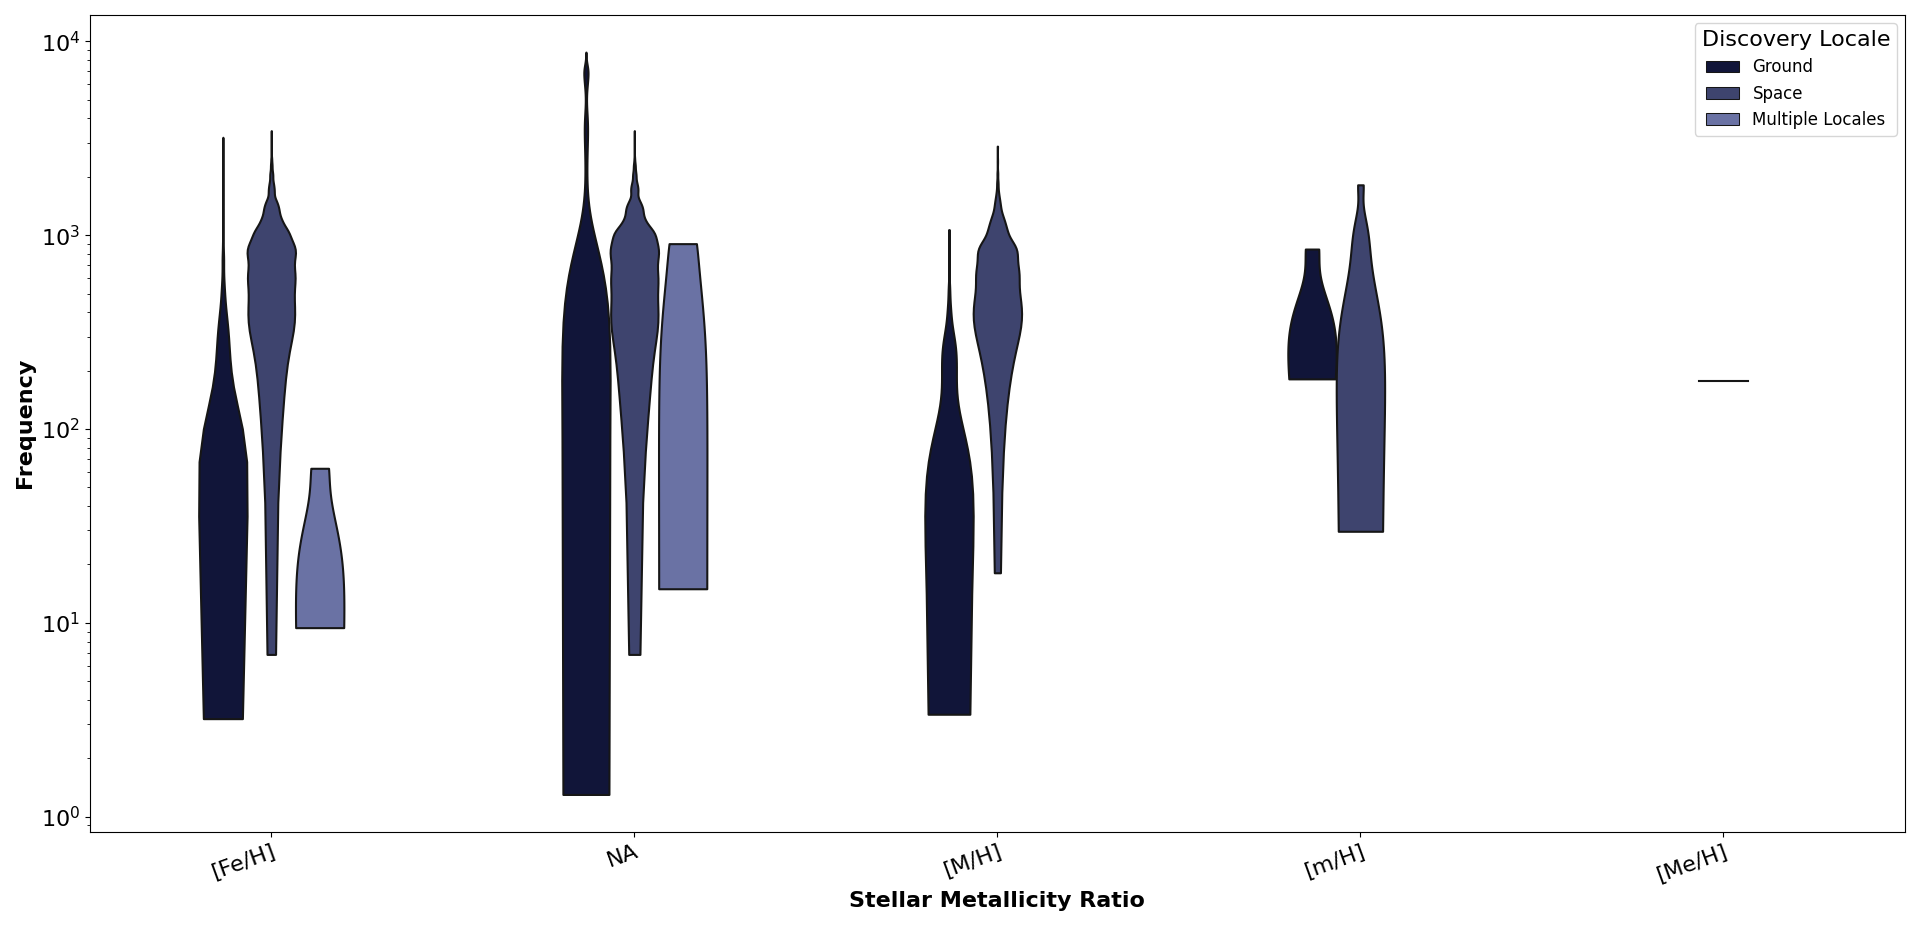

This figure's Python source:

# Paths:
path_data = "data/"

# Packages:
import numpy as np
import pandas as pd
import seaborn as sns
import matplotlib.pyplot as plt
from matplotlib.colors import LinearSegmentedColormap
from matplotlib.collections import PolyCollection

# Display options:
pd.set_option("display.width", 1200)
pd.set_option("display.max_columns", 300)
pd.set_option("display.max_rows", 300)

# Dataset:
df = pd.read_csv(path_data + "nasa_exoplanets.csv")
df_varnames = pd.read_csv(path_data + "nasa_exoplanets_var_names.csv")

# Variables:
cat_var1 = "st_metratio"
cat_var2 = "disc_locale"
cat_var_name1 = df_varnames.loc[(df_varnames["var"] == cat_var1), ["var_name"]].values[0][0]
cat_var_name2 = df_varnames.loc[(df_varnames["var"] == cat_var2), ["var_name"]].values[0][0]
num_var = "sy_dist"
num_var_name = df_varnames.loc[(df_varnames["var"] == num_var), ["var_name"]].values[0][0]

# Adapt the data:
df_plot = df.loc[:, [cat_var1, cat_var2, num_var]]

# Deal with nan:
df_plot[cat_var1] = df_plot[cat_var1].fillna("NA")
df_plot[cat_var2] = df_plot[cat_var2].fillna("NA")

# Plot:
lvls1 = np.sort(df_plot[cat_var1].unique())
n_levels1 = len(lvls1)
lvls2 = np.sort(df_plot[cat_var2].unique())
n_levels2 = len(lvls2)
cmap = LinearSegmentedColormap.from_list("my_palette", ["#111539", "#97A1D9"])
my_palette = [cmap(i/n_levels2) for i in np.array(range(n_levels2))]


fig, ax = plt.subplots(
    figsize = (20, 10),
    tight_layout = True
)
sns.violinplot(
    data = df_plot,
    x = cat_var1,
    y = num_var,
    color = cat_var2,
    hue = cat_var2,
    scale = "width",
    dodge = True,
    palette = my_palette,
    saturation = 1,
    width = 0.4,
    inner = None,
    cut = 0,
    ax = ax
)
# for i, art in enumerate(ax.get_children()):
#     if isinstance(art, PolyCollection):
#         print(i)
#         art.set_edgecolor(my_palette[i//3])

_ = ax.legend(
    fontsize = "large",
    title = cat_var_name2,
    title_fontsize = 16,
    loc = "upper right"
)
_ = ax.set_yscale("log")
_ = ax.set_xlabel(
    cat_var_name1,
    fontsize = 16,
    fontweight = "bold"
)
_ = ax.set_ylabel(
    "Frequency",
    fontsize = 16,
    fontweight = "bold"
)
_ = ax.tick_params(
    axis = "x", 
    which = "major", 
    labelsize = 16,
    rotation = 20
)
_ = ax.tick_params(
    axis = "y", 
    which = "major", 
    labelsize = 16
)
_ = plt.setp(
    ax.get_xticklabels(),
    ha = "right", 
    rotation_mode = "anchor"
)
